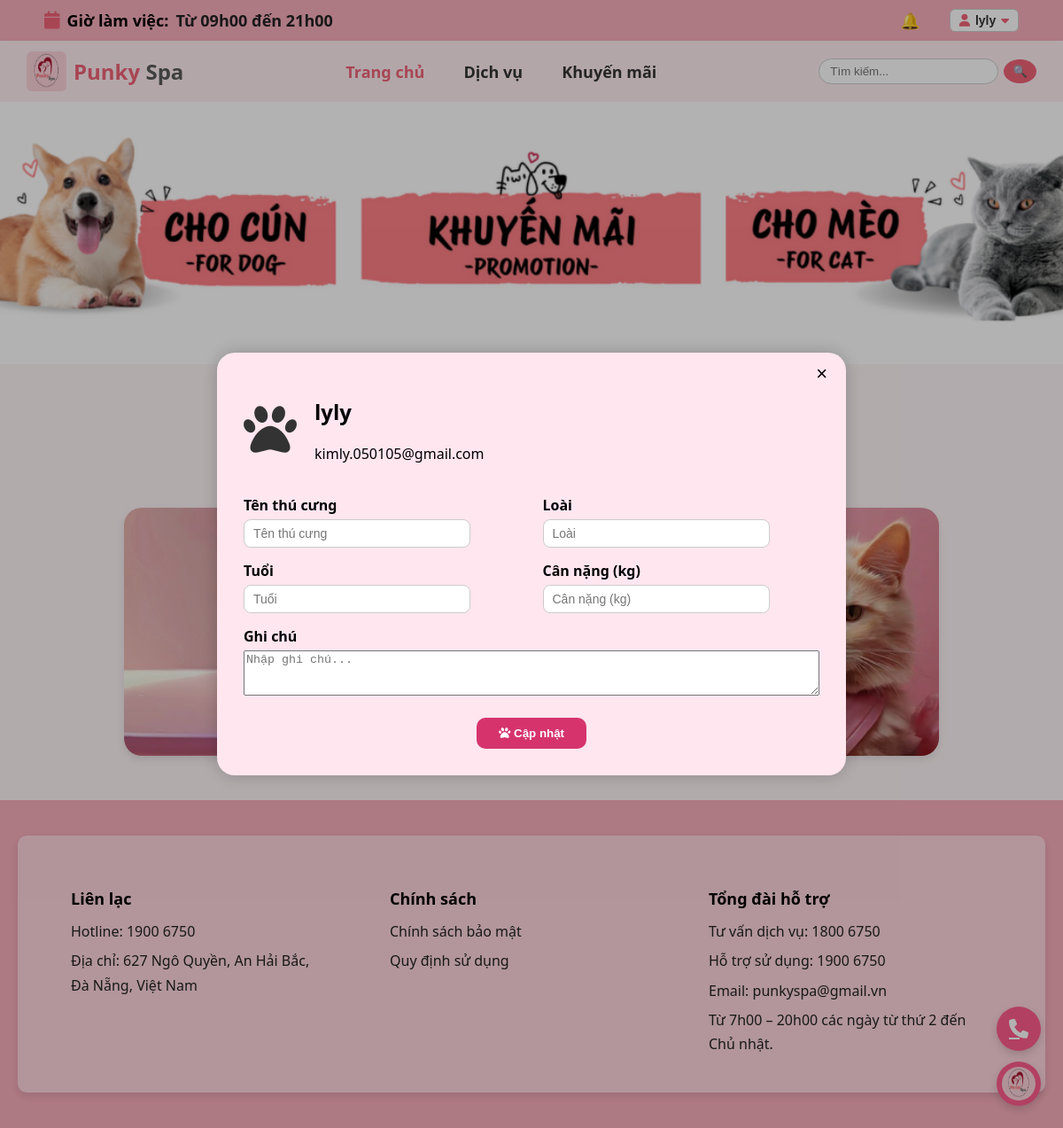
Before: /thongtinthucung/ (signed in) with the older database file.
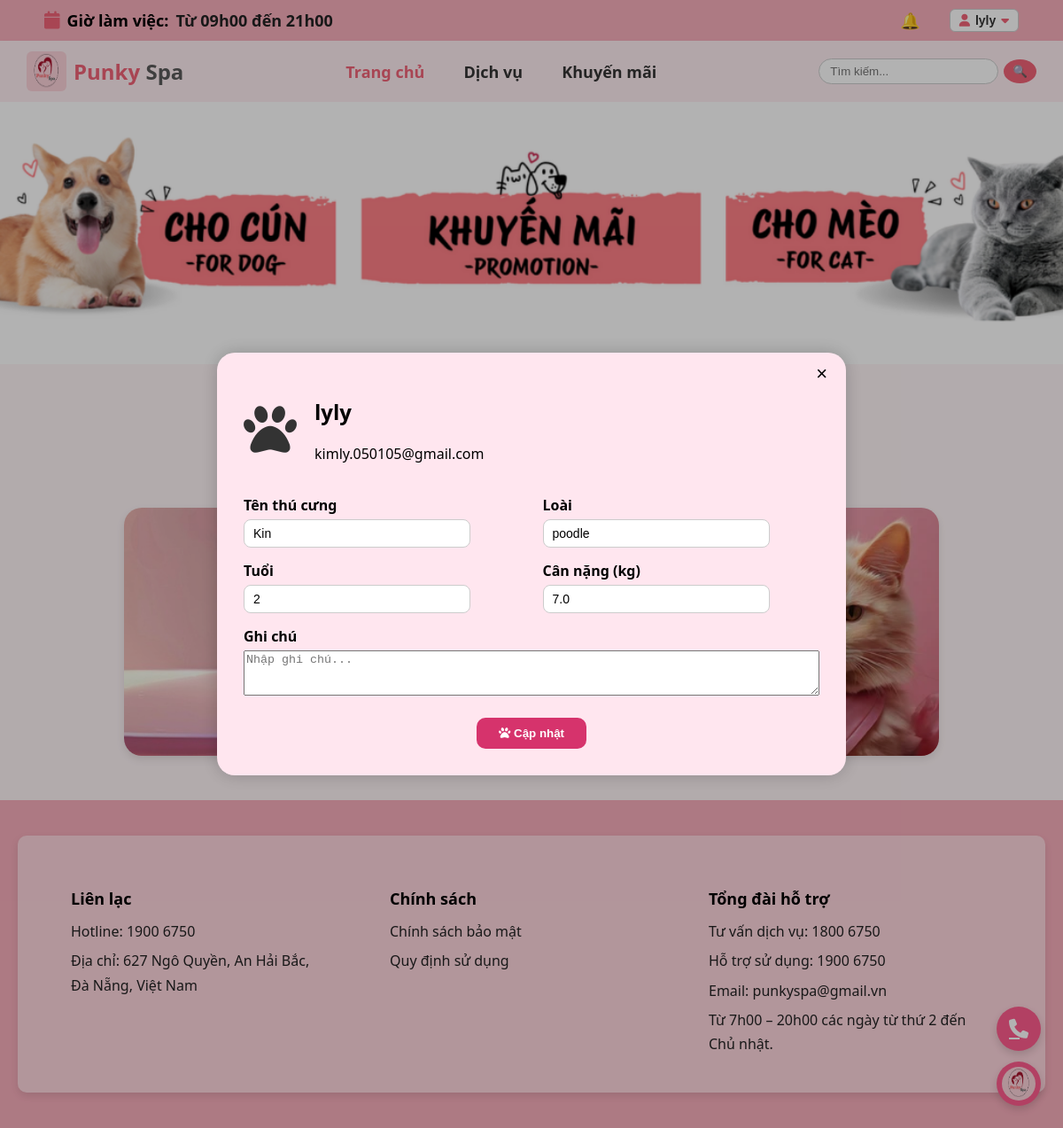
After: the same page with the newer database file.
### TK/models.py (models this page shows, shortened)
class ThuCung(models.Model):
    khach_hang = models.ForeignKey(KhachHang, on_delete=models.CASCADE)
    ten_thucung = models.CharField(max_length=100)
    loai = models.CharField(max_length=100)
    tuoi = models.IntegerField()
    can_nang = models.FloatField(null=True, blank=True)
    ghi_chu = models.TextField(blank=True)

### TK/views.py (the view)
# urls.py: path('thongtinthucung/', views.thongtinthucung, name='thongtinthucung'),
@login_required
def thongtinthucung(request):
    khach_hang = KhachHang.objects.get(user=request.user)
    thu_cung = ThuCung.objects.filter(khach_hang=khach_hang).first()
    if request.method == 'POST':
        form = ThuCungForm(request.POST, instance=thu_cung)
        if form.is_valid():
            obj = form.save(commit=False)
            obj.khach_hang = khach_hang
            obj.save()
            messages.success(request, "Thông tin thú cưng đã được cập nhật thành công!")
            return redirect('thongtinthucung')
    else:
        form = ThuCungForm(instance=thu_cung)
    return render(request, 'TK/thongtinthucung.html', {
        'form': form,
        'user': request.user,
    })

### TK/forms.py
class ThuCungForm(forms.ModelForm):
    class Meta:
        model = ThuCung
        fields = ['ten_thucung', 'loai', 'tuoi', 'can_nang', 'ghi_chu']
        widgets = {
            'ten_thucung': forms.TextInput(attrs={'class': 'form-control','placeholder': 'Tên thú cưng'}),
            'loai': forms.TextInput(attrs={'class': 'form-control','placeholder': 'Loài'}),
            'tuoi': forms.NumberInput(attrs={'class': 'form-control','placeholder': 'Tuổi'}),
            'can_nang': forms.NumberInput(attrs={'class': 'form-control','placeholder': 'Cân nặng (kg)'}),
            'ghi_chu': forms.Textarea(attrs={'class': 'form-control','rows': 3,'placeholder': 'Nhập ghi chú...'}),
        }

### TB/context_processors.py (called while the page is built)
def thong_bao_moi(request):
    thong_baos_moi = []
    if request.user.is_authenticated:
        thong_baos_moi = ThongBao.objects.filter(
            nguoi_nhan=request.user, da_doc=False
        ).order_by('-ngay_tao')[:5]
    return {'thong_baos_moi': thong_baos_moi}

### TK/templates/TK/thongtinthucung.html (shortened to what this page needs)
{% extends 'trangchu/index.html' %}
{% load static %}
{% block content %}
<div class="profile-overlay">
  <div class="profile-box">
    <button class="close-btn" onclick="window.location.href='/'">&times;</button>
    <div class="profile-header">
      <div class="avatar"><i class="fa fa-paw"></i></div>
      <div>
        <h2>{{ user.username }}</h2>
        <p>{{ user.email }}</p>
      </div>
    </div>
    <form method="POST" action="">
      <div class="profile-content">
        <div class="row">
          <div class="col">
            <label>Tên thú cưng</label>
            {{ form.ten_thucung }}
          </div>
          <div class="col">
            <label>Loài</label>
            {{ form.loai }}
          </div>
        </div>
        <div class="row">
          <div class="col">
            <label>Tuổi</label>
            {{ form.tuoi }}
          </div>
          <div class="col">
            <label>Cân nặng (kg)</label>
            {{ form.can_nang }}
          </div>
        </div>
        <div class="row">
          <div class="col" style="flex: 1;">
            <label>Ghi chú</label>
            {{ form.ghi_chu }}
          </div>
        </div>
        <div class="update-container">
          <button type="submit" class="update-btn">
            <i class="fa fa-paw"></i> Cập nhật
          </button>
        </div>
      </div>
    </form>
  </div>
</div>
<link rel="stylesheet" href="{% static 'TK/profile.css' %}">
{% endblock %}

Changed rows visible on the page:
added ThuCung: ten_thucung "Kin", loai "poodle", tuoi "2", can_nang "7.0"
